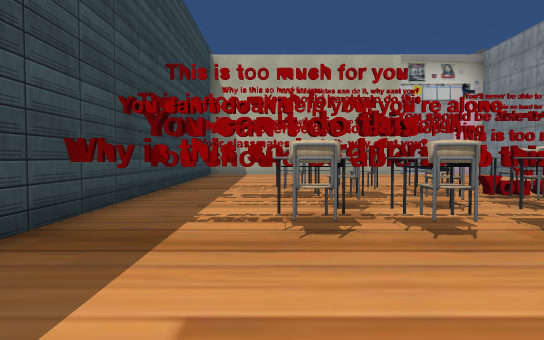
view 1 (above)

20 first-person views from a walk through a 3-D level made in the Unity game engine. The camera is 1.5 m above the floor, tilts 2° down and sees 75° across. The floor is counted in squares, 2 m on a side. Each view is taken from the middle of a square. On the plan, view 1 faces up. The plan holds only what a view shows up to about 11 squares ahead; the rest is blank. The place goes on beyond the plan. The player is left out. Some surface patterns are stand-ins.

view 2
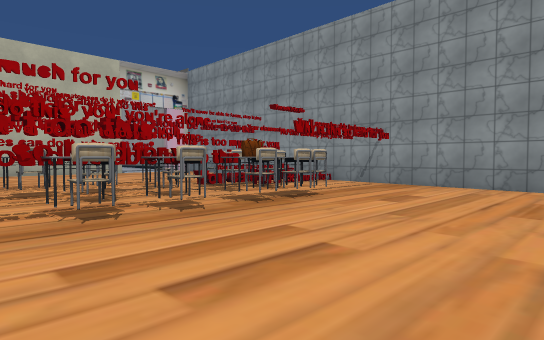

view 3
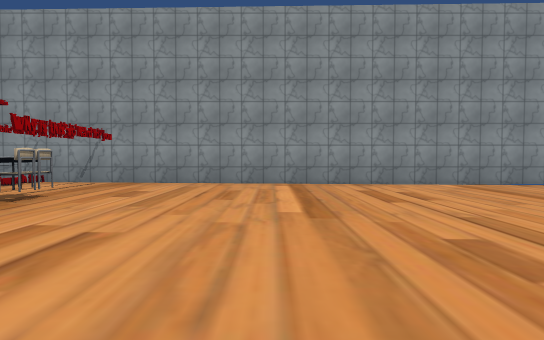

view 4
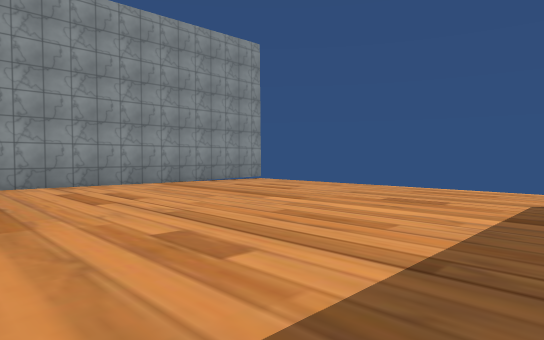

view 5
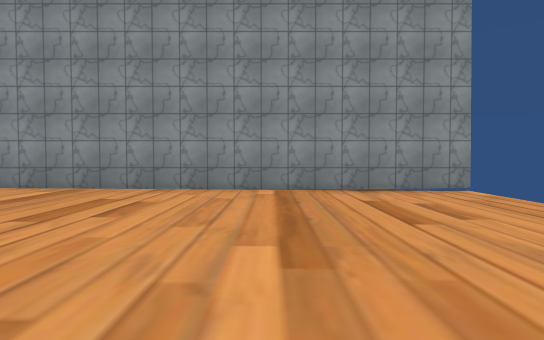

view 6
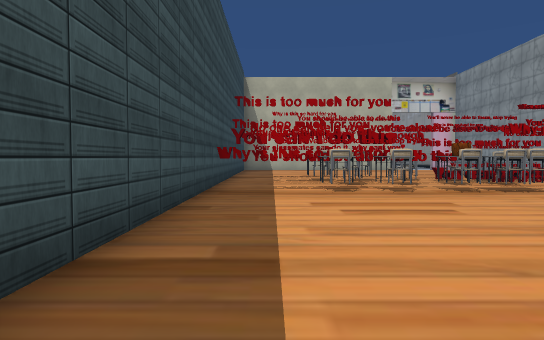

view 7
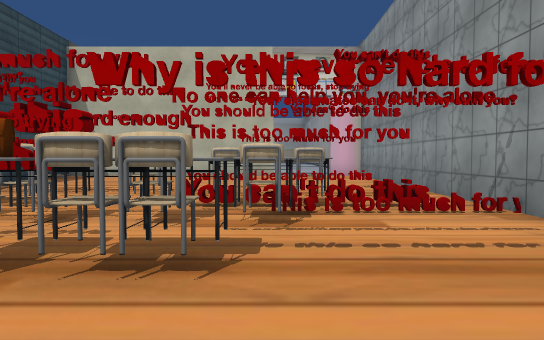

view 8
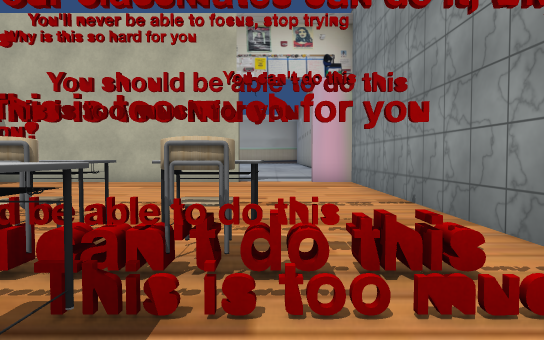

view 9
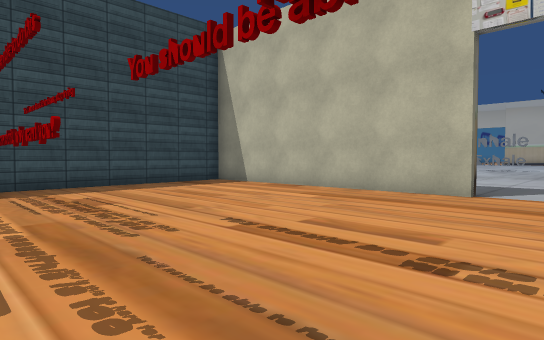

view 10
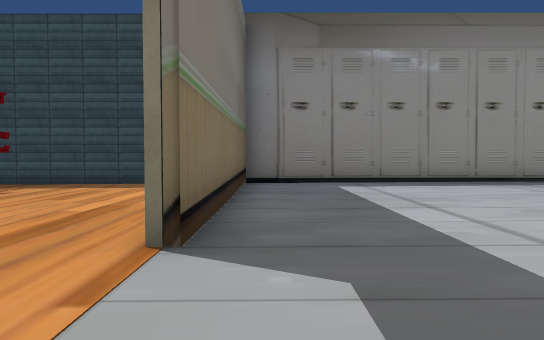

view 11
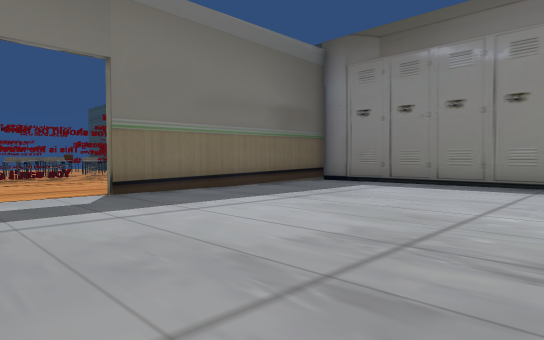

view 12
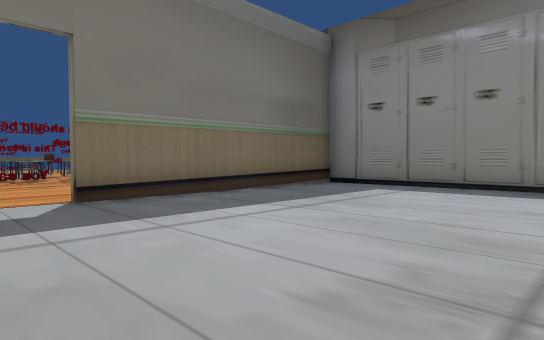

view 13
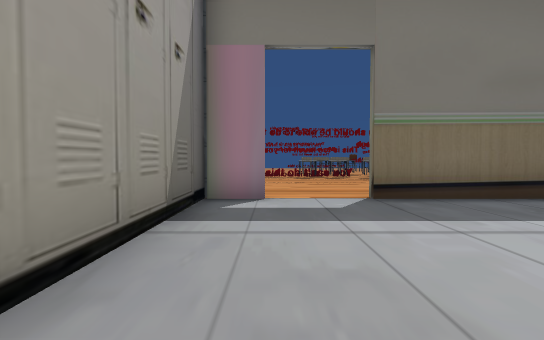

view 14
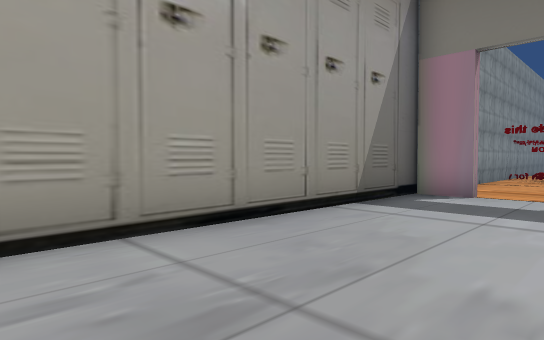

view 15
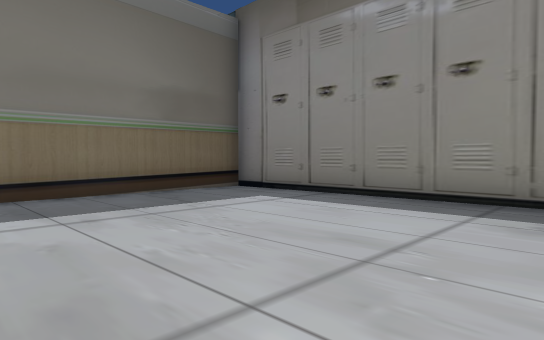

view 16
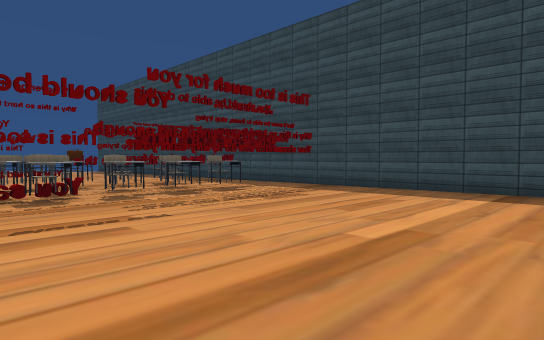

view 17
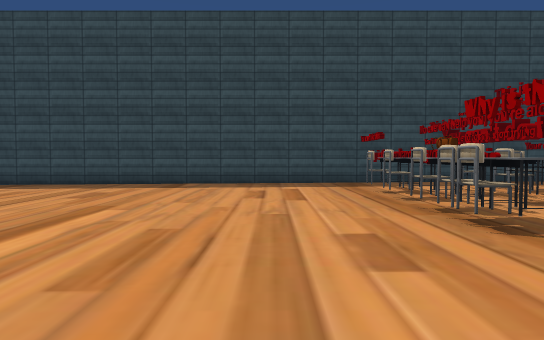

view 18
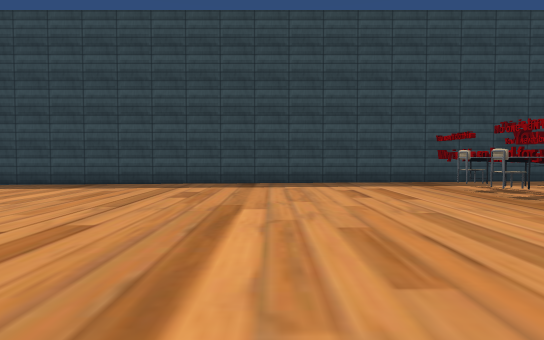

view 19
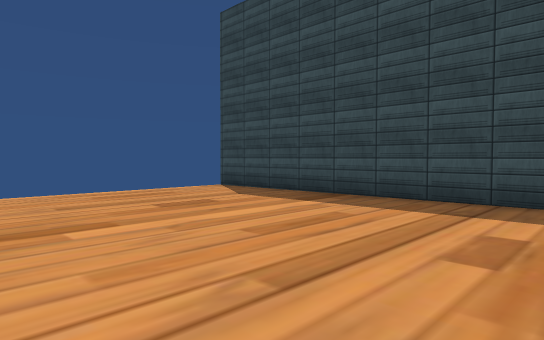

view 20
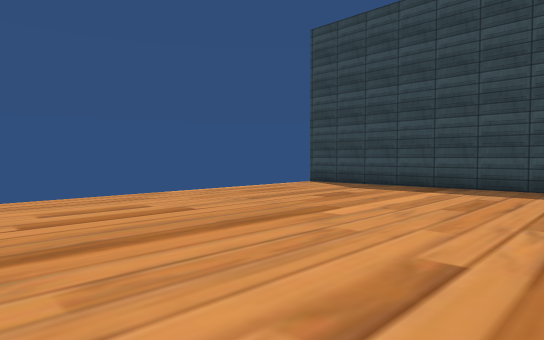

### Floor plan
Key: @ floor where view 1 was taken; # wall or solid block; x gap in a wall; . main floor; : floor 0.25 m higher than the main floor; - floor 0.25 m lower than the main floor; O other object.
Columns run from 3 left of view 1 to 9 right of it. Each row starts with its distance up from view 1.
 22 #::::: :::::#
 21 #:::::::::::#
 20 #:::::::::::#
 19 #:::::::::::#
 18 #:::::::::::#
 17 #:::::::::::#
 16 #:::::::::::#
 15 #:::::::::::#
 14 #########::##
 13 #:::::::::::#
 12 #:::::::::::#
 11 #:::::::::::#
 10 #:::::::::::#
  9 #...........#
  8 #...........#
  7 #..O.OOO.O..#
  6 #..O.OOOOOO.#
  5 #..OOOOOOO..#
  4 ##xO#OOO....#
  3 #..O.OOOO...#
  2 #.....OO....#
  1 #...........#
  0 #..@........#
 -1 #...........#
 -2 #...........#
 -3 #...........#
 -4 #...........#
 -5 #...........#
 -6 #...........#
 -7 #...........#
 -8 #...........#
 -9 #...........#
-10 #-----------#
-11 #           #

Positions as (right, up) in squares from view 1, and headings:
1: (0, 0), facing up
2: (-1, -1), facing up-right
3: (-2, -1), facing right
4: (-2, -1), facing down-right
5: (0, -6), facing right
6: (-1, -4), facing up
7: (5, 1), facing up
8: (6, 4), facing up
9: (7, 7), facing up-left
10: (8, 15), facing left
11: (8, 22), facing down-left
12: (7, 21), facing down-left
13: (7, 21), facing down
14: (5, 22), facing down-right
15: (4, 22), facing down-left
16: (6, 14), facing down-left
17: (8, 1), facing left
18: (8, -1), facing left
19: (4, -2), facing down-left
20: (7, -3), facing down-left
